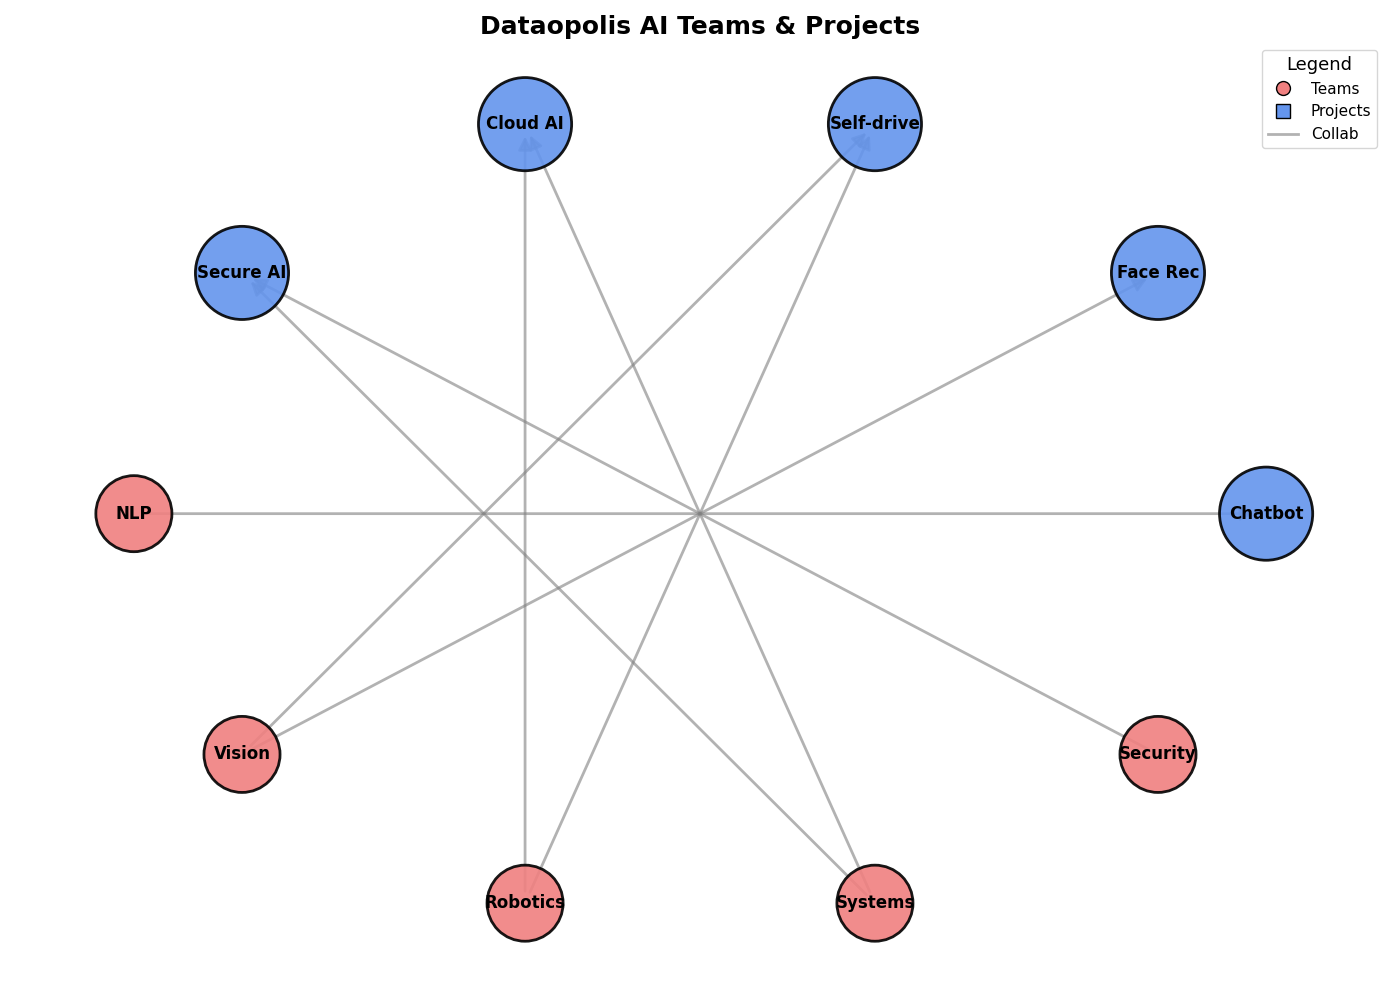

Write Python code to recreate this figure.
import matplotlib.pyplot as plt
import networkx as nx

teams = ["NLP", "Vision", "Robotics", "Systems", "Security"]
projects = ["Chatbot", "Face Rec", "Self-drive", "Cloud AI", "Secure AI"]

G = nx.DiGraph()

G.add_nodes_from(teams, type='team')
G.add_nodes_from(projects, type='project')

edges = [
    ("NLP", "Chatbot"),
    ("Vision", "Face Rec"),
    ("Vision", "Self-drive"),
    ("Robotics", "Self-drive"),
    ("Robotics", "Cloud AI"),
    ("Systems", "Cloud AI"),
    ("Systems", "Secure AI"),
    ("Security", "Secure AI")
]

G.add_edges_from(edges)

pos = nx.shell_layout(G)

fig, ax = plt.subplots(figsize=(14, 10))

node_colors = ['lightcoral' if G.nodes[node]['type'] == 'team' else 'cornflowerblue' for node in G.nodes()]
node_sizes = [3000 if G.nodes[node]['type'] == 'team' else 4500 for node in G.nodes()]

nx.draw_networkx_nodes(G, pos, node_size=node_sizes, node_color=node_colors, edgecolors='black', linewidths=2, alpha=0.9)

nx.draw_networkx_edges(G, pos, edgelist=edges, arrows=True, arrowstyle='-|>', arrowsize=20, width=2.0, edge_color='gray', alpha=0.6)

nx.draw_networkx_labels(G, pos, font_size=12, font_weight='bold')

ax.set_title('Dataopolis AI Teams & Projects', fontsize=18, fontweight='bold', ha='center')

ax.axis('off')

team_patch = plt.Line2D([0], [0], marker='o', color='w', label='Teams', markersize=10, markerfacecolor='lightcoral', markeredgecolor='black')
project_patch = plt.Line2D([0], [0], marker='s', color='w', label='Projects', markersize=10, markerfacecolor='cornflowerblue', markeredgecolor='black')
edge_patch = plt.Line2D([0], [0], linestyle='-', color='gray', lw=2, alpha=0.6, label='Collab')

plt.legend(handles=[team_patch, project_patch, edge_patch], loc='upper right', fontsize=11, title='Legend', title_fontsize=13)

plt.tight_layout()
plt.show()
